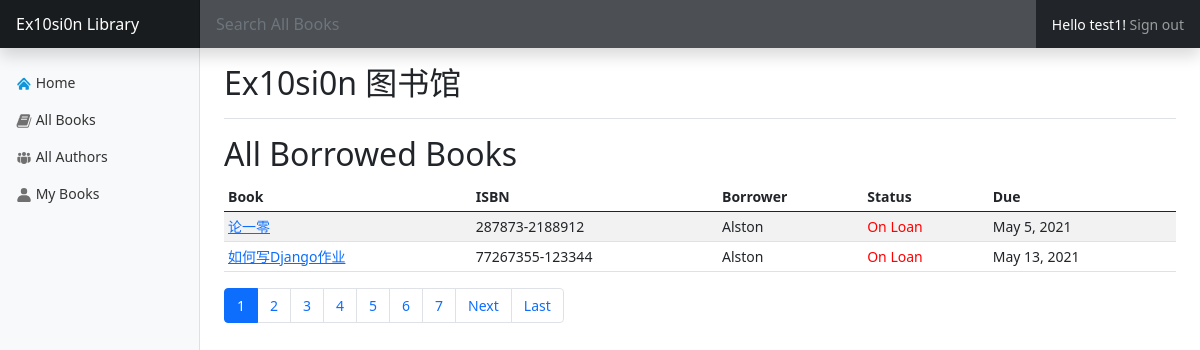
The app's page /allBorrowedBooks/ (signed in) with its own data.
### library/models.py (models this page shows, shortened)
class BookCopies(models.Model):
    id = models.UUIDField(primary_key=True, default=uuid.uuid4, help_text='Unique Id for this book across whole library')
    book = models.ForeignKey('Book', on_delete=models.PROTECT)
    due_back = models.DateField(null=True, blank=True)
    borrower = models.ForeignKey(settings.AUTH_USER_MODEL, on_delete=models.SET_NULL, null=True, blank=True)
    LOAN_STATUS = (
        ('m', 'Maintenance'),
        ('o', 'On loan'),
        ('a', 'Available'),
        ('r', 'Reserved'),
    )
    status = models.CharField(
        max_length=1,
        choices=LOAN_STATUS,
        blank=True,
        default='m',
        help_text='Book availability',
    )
    class Meta:
        ordering = ['due_back']

class Book(models.Model):
    title = models.CharField(max_length=200)
    author = models.ForeignKey(Author, on_delete=models.CASCADE, null=False)
    summary = models.CharField(max_length=500)
    ISBN = models.CharField(max_length=20)

### library/views.py (the view)
# urls.py: path('allBorrowedBooks/', views.AllBorrowedBooks.as_view(), name='all_borrowed_books'),
class AllBorrowedBooks(LoginRequiredMixin, ListView):
    model = BookCopies
    template_name = 'all_borrowed_books.html'
    paginate_by = 2
    def get_queryset(self):
        return BookCopies.objects.filter(status='o').order_by('due_back')
    def get_context_data(self, **kwargs):
        context = super().get_context_data(**kwargs)
        context['section'] = 'all_borrowed_books'
        return context

### templates/all_borrowed_books.html (shortened to what this page needs)
{% extends 'base.html' %}
{% block MainContainer %}
    <h2>All Borrowed Books</h2>
    <div class="table-responsive">
        <table class="table table-striped table-sm">
            <thead>
            <tr>
                <th>Book</th>
                <th>ISBN</th>
                <th>Borrower</th>
                <th>Status</th>
                <th>Due</th>
            </tr>
            </thead>
            <tbody>
            {% for book in object_list %}
                <tr>
                    <td><a href="{% url 'book_desc' book.book.pk %}">{{ book.book.title }}</a></td>
                    <td>{{ book.book.ISBN }}</td>
                    <td>{{ book.borrower }}</td>
                    {% if book.status == 'o' %}
                        <td style="color: red">On Loan</td>
                    {% endif %}
                    <td>{{ book.due_back }}</td>
                </tr>
            {% endfor %}
            </tbody>
        </table>
        <nav aria-label="...">
            <ul class="pagination">
            {% for page in page_obj.paginator.page_range %}
                {% if page == page_obj.number %}
                    <li class="page-item active" aria-current="page">
                    <a class="page-link" href="#">{{ page }}</a></li>
                {% else %}
                    <li class="page-item"><a class="page-link" href="?page={{ page }}">{{ page }}</a></li>
                {% endif %}
            {% endfor %}
                {% if page_obj.has_next %}
                    <li class="page-item">
                        <a class="page-link" href="?page={{ page_obj.next_page_number }}">Next</a>
                    </li>
                    <li class="page-item">
                        <a class="page-link" href="?page={{ page_obj.paginator.num_pages }}">Last</a>
                    </li>
                {% endif %}
            </ul>
        </nav>
    </div>
{% endblock %}

### templates/base.html (shortened to what this page needs)
<!DOCTYPE html>
<html lang="en">
<head>
    {% load static %}
    <link
            href="https://cdn.jsdelivr.net/npm/bootstrap@5.0.0-beta2/dist/css/bootstrap.min.css"
            rel="stylesheet"
    />
</head>
<body>
<header
        class="navbar navbar-dark sticky-top bg-dark flex-md-nowrap p-0 shadow"
>
    <a class="navbar-brand col-md-3 col-lg-2 me-0 px-3" href="#"
    >Ex10si0n Library</a
    >
    <form style="margin: 0; padding: 0" action="/search/" method="get" class="form-control form-control-dark w-100">
        <input
                class="form-control form-control-dark w-100"
                type="text"
                name="q"
                placeholder="Search All Books"
                aria-label="Search"
        />
    </form>
    {% if request.user.is_authenticated %}
        <ul class="navbar-nav px-3">
            <li class="nav-item text-nowrap">
                <span style="color: white">Hello {{ user.username }}!</span>
                <a style="display: inline" class="nav-link" href="{% url 'logout' %}">Sign out</a>
            </li>
        </ul>
    {% else %}
        <ul class="navbar-nav px-3">
            <li class="nav-item text-nowrap">
                <a class="nav-link" href="{% url 'login' %}">Login</a>
            </li>
        </ul>
    {% endif %}
</header>
<div class="container-fluid">
    <div class="row">
        <nav
                id="sidebarMenu"
                class="col-md-3 col-lg-2 d-md-block bg-light sidebar collapse"
        >
            <div class="position-sticky pt-3">
                <ul class="nav flex-column">
                    <li class="nav-item">
                        <a
                                {% if section == "home" %}
                                    class="nav-link active"
                                {% else %}
                                    class="nav-link"
                                {% endif %}
                                aria-current="page"
                                href="{% url 'home' %}"
                        >
                            Home
                        </a>
                    </li>
                    <li class="nav-item">
                        <a
                                {% if section == "book" %}
                                    class="nav-link active"
                                {% else %}
                                    class="nav-link"
                                {% endif %}
                                aria-current="page"
                                href="{% url 'book' %}"
                        >
                            All Books
                        </a>
                    </li>
                    <li class="nav-item">
                        <a
                                {% if section == "author" %}
                                    class="nav-link active"
                                {% else %}
                                    class="nav-link"
                                {% endif %}
                                href="{% url 'author' %}"
                        >
                            All Authors
                        </a>
                    </li>
                {% if request.user.is_authenticated %}
                    <li class="nav-item">
                        <a
                                {% if section == "my_books" %}
                                    class="nav-link active"
                                {% else %}
                                    class="nav-link"
                                {% endif %}
                                    href="{% url 'my_books' %}"
                        >
                            My Books
                        </a>
                    </li>
                {% endif %}
                </ul>
        </nav>
        <main class="col-md-9 ms-sm-auto col-lg-10 px-md-4">
            <div
                    class="d-flex justify-content-between flex-wrap flex-md-nowrap align-items-center pt-3 pb-2 mb-3 border-bottom"
            >
                <h1 class="h2">Ex10si0n 图书馆</h1>
            </div>
        {% block MainContainer %}
        {% endblock %}
        </main>
</body>
</html>

### templates/base.html (style rules this page uses)
body { font-size: 0.875rem; }
.sidebar { position: fixed; top: 0; bottom: 0; left: 0; z-index: 100; padding: 48px 0 0; box-shadow: inset -1px 0 0 rgba(0, 0, 0, 0.1); }
.sidebar .nav-link { font-weight: 500; color: #333; }
.navbar-brand { padding-top: 0.75rem; padding-bottom: 0.75rem; font-size: 1rem; background-color: rgba(0, 0, 0, 0.25); box-shadow: inset -1px 0 0 rgba(0, 0, 0, 0.25); }
.navbar .form-control { padding: 0.75rem 1rem; border-width: 0; border-radius: 0; }
.form-control-dark { color: #fff; background-color: rgba(255, 255, 255, 0.1); border-color: rgba(255, 255, 255, 0.1); }

### records on screen
BookCopies: book "论一零", book.ISBN "287873-2188912", borrower "Alston", status "On Loan", due_back "May 5, 2021"
BookCopies: book "如何写Django作业", book.ISBN "77267355-123344", borrower "Alston", status "On Loan", due_back "May 13, 2021"

### other values on screen
{{ user.username }} "test1"
{{ page }} "1"
{{ page }} "2" "3" "4" "5" "6" "7"
